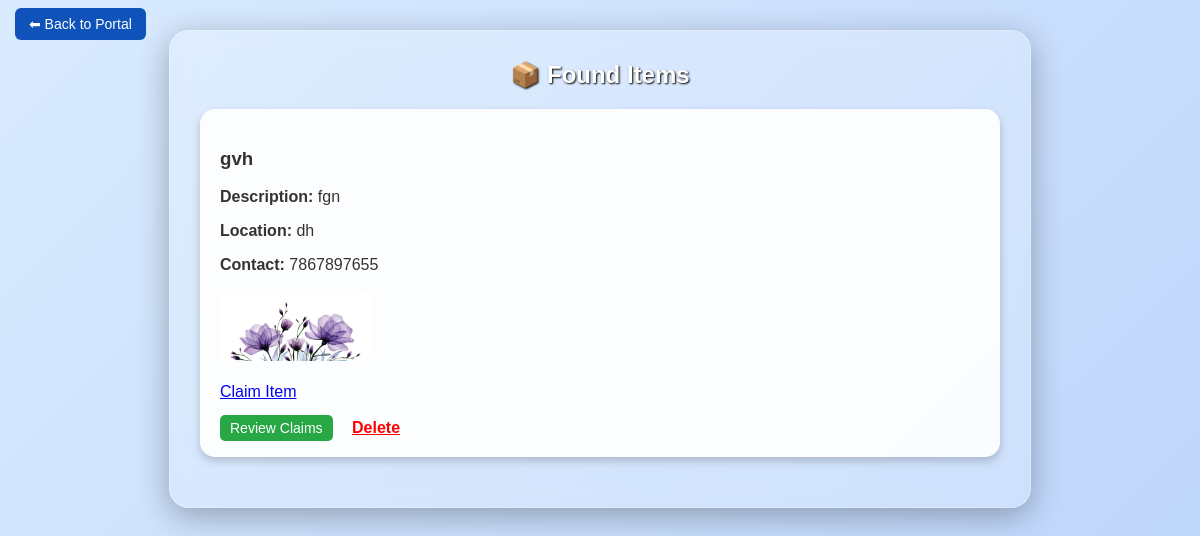
Page /view_found (signed in) on the committed database.
### tables this page shows
CREATE TABLE found_items (
            id INTEGER PRIMARY KEY AUTOINCREMENT,
            item_name TEXT,
            description TEXT,
            location TEXT,
            contact TEXT,
            image TEXT
        , secret_question TEXT, secret_answer TEXT);

### app.py (the view)
@app.route('/view_found')
def view_found():
    conn = sqlite3.connect('database.db')
    cur = conn.cursor()
    cur.execute("SELECT * FROM found_items")
    data = cur.fetchall()
    conn.close()
    return render_template('view_found.html', items=data)

### Templates/view_found.html (shortened to what this page needs)
<!DOCTYPE html>
<html>
<head>
</head>
<body>
<div class="back-home">
    <a href="/all_items">⬅ Back to Portal</a>
</div>
<div class="container">
    <h2>📦 Found Items</h2>
    {% if items %}
        {% for item in items %}
            <div class="item-card">
                <h3>{{ item[1] }}</h3>
                <p><b>Description:</b> {{ item[2] }}</p>
                <p><b>Location:</b> {{ item[3] }}</p>
                <p><b>Contact:</b> {{ item[4] }}</p>
                {% if item[5] %}
                    <img src="/static/uploads/{{ item[5] }}" width="150" style="border-radius:8px;">
                {% endif %}
                <br><br>
                <a href="/claim/{{ item[0] }}">Claim Item</a>
                {% if session.get('role') == 'admin' %}
                    <br><br>
                    <a href="/admin_claim/{{ item[0] }}" class="admin-btn">Review Claims</a>
                    <a href="/delete_found/{{ item[0] }}"
                       onclick="return confirm('Delete this item?')"
                       style="color: red; font-weight: bold; margin-left: 10px;">
                       Delete
                    </a>
                {% endif %}
            </div>
        {% endfor %}
    {% else %}
        <div class="item-card">
            <p>No items found yet 😳</p>
        </div>
    {% endif %}
</div>
</body>
</html>

### Templates/view_found.html (style rules this page uses)
body { margin: 0; font-family: Arial, sans-serif; text-align: center; background: linear-gradient(135deg, rgba(147, 197, 253, 0.35), rgba(59, 130, 246, 0.35)), url('https://wp.classlawgroup.com/wp-content/uploads/2015/07/bigstock-Magnify-Glass-Blue-Grunge-16041161-1600.jpg'); background-size: cover; background-position: center; background-attachment: fixed; min-height: 100vh; color: white; padding: 30px; }
.back-home { position: absolute; top: 15px; left: 15px; }
.back-home a { color: white; text-decoration: none; background: #0F52BA; padding: 8px 14px; border-radius: 6px; font-size: 14px; }
.container { max-width: 800px; margin: auto; background: rgba(255, 255, 255, 0.2); padding: 30px; border-radius: 20px; backdrop-filter: blur(10px); border: 1px solid rgba(255, 255, 255, 0.3); box-shadow: 0 8px 32px rgba(0, 0, 0, 0.3); }
.item-card { background: rgba(255, 255, 255, 0.9); color: #333; border-radius: 15px; padding: 20px; margin: 20px auto; text-align: left; box-shadow: 0 4px 10px rgba(0,0,0,0.2); }
.admin-btn { background: #28a745; color: white; padding: 5px 10px; border-radius: 5px; text-decoration: none; margin-right: 5px; font-size: 14px; }
h2 { margin-top: 0; color: white; text-shadow: 1px 1px 2px #000; }

### rows in the picture
found_items: item_name "gvh", description "fgn", location "dh", contact "7867897655", image (picture)
